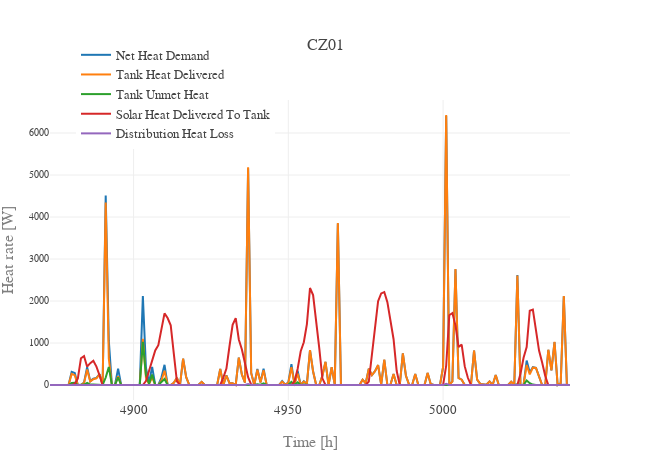

Notebook code for this chart:
### Code cell
print('month, day, hour:\nData starts at', ts_res_indiv_new_cold.loc[first_hour, ['month','day', 'hour']].transpose().values, 'and ends at',
ts_res_indiv_new_cold.loc[last_hour, ['month','day', 'hour']].transpose().values)

fig = Plot(data_headers = [r['q_dem'], r['q_del_tank'],r['q_unmet_tank'],r['q_del_sol'],r['q_dist_loss']], \
                 outpath = '', save_image = False, title = 'CZ' + cold_cz, label_v = 'Heat rate [W]',\
                 legend = True, duration_curve = False, margin_l = m_l, margin_b = m_b,\
                 notebook_mode = True, width = w, height = h, fontsize = f, legend_x = 0.05, legend_y = 1.2).\
            series(ts_res_indiv_new_cold.loc[first_hour : last_hour,\
                [r['q_dem'], r['q_del_tank'],r['q_unmet_tank'],r['q_del_sol'],r['q_dist_loss']]], \
                 outfile = '', modes = 'lines')

### Figure 1 — Plotly figure (JSON) as saved in the notebook; plotly's stock layout.template omitted (floating-point values rounded to 4 significant figures; data arrays with more than 128 entries replaced by an {"elided": "..."} marker saying what was removed)
{"data": [{"mode": "lines", "name": "Net Heat Demand", "type": "scatter", "uid": "7fb9c395-e051-499d-bb5b-30e87737f0c1", "x": {"elided": "169 int values"}, "y": {"elided": "169 float values"}}, {"mode": "lines", "name": "Tank Heat Delivered", "type": "scatter", "uid": "475241ef-5099-4276-9e73-cad3b202da69", "x": {"elided": "169 int values"}, "y": {"elided": "169 float values"}}, {"mode": "lines", "name": "Tank Unmet Heat", "type": "scatter", "uid": "25fa3328-407d-4653-b134-c384f2ab4d59", "x": {"elided": "169 int values"}, "y": {"elided": "169 float values"}}, {"mode": "lines", "name": "Solar Heat Delivered To Tank", "type": "scatter", "uid": "0d4c82b1-3f90-4f9d-b878-21daa59d2513", "x": {"elided": "169 int values"}, "y": {"elided": "169 float values"}}, {"mode": "lines", "name": "Distribution Heat Loss", "type": "scatter", "uid": "ce02d19a-14c4-49de-be57-fa47e74cc754", "x": {"elided": "169 int values"}, "y": {"elided": "169 float values"}}], "layout": {"font": {"family": "arial", "size": 16}, "height": 450, "legend": {"font": {"family": "arial", "size": 12.8}, "x": 0.05, "y": 1.2}, "margin": {"b": 50, "l": 50}, "showlegend": true, "title": {"font": {"family": "arial", "size": 16}, "text": "CZ01"}, "width": 650, "xaxis": {"tickfont": {"size": 12.8}, "title": {"font": {"color": "#7f7f7f", "size": 16}, "text": "Time [h]"}}, "yaxis": {"tickfont": {"size": 9.6}, "title": {"font": {"color": "#7f7f7f", "size": 16}, "text": "Heat rate [W]"}}}}
